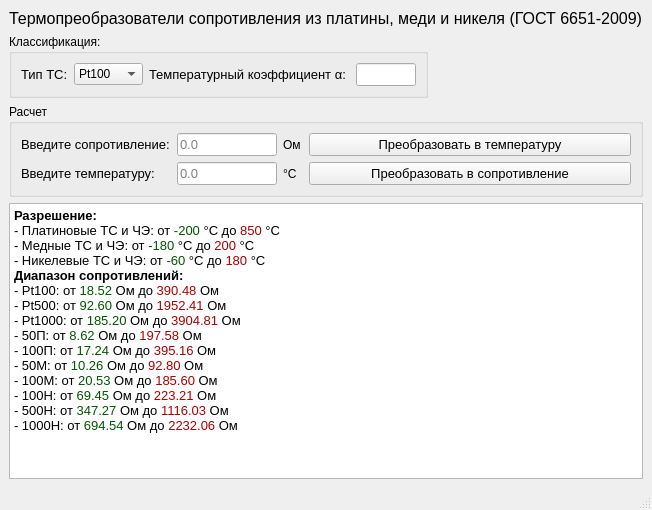
<?xml version="1.0" encoding="UTF-8"?>
<ui version="4.0">
 <class>RTD_Calculator_Resistance_to_Temperature</class>
 <widget class="QMainWindow" name="RTD_Calculator_Resistance_to_Temperature">
  <property name="geometry">
   <rect>
    <x>0</x>
    <y>0</y>
    <width>652</width>
    <height>510</height>
   </rect>
  </property>
  <property name="windowTitle">
   <string>RTD Calculator Resistance to Temperature</string>
  </property>
  <property name="windowIcon">
   <iconset resource="images.qrc">
    <normaloff>:/app4.png</normaloff>:/app4.png</iconset>
  </property>
  <widget class="QWidget" name="centralwidget">
   <layout class="QVBoxLayout" name="verticalLayout_3">
    <item>
     <widget class="QLabel" name="label">
      <property name="font">
       <font>
        <pointsize>12</pointsize>
       </font>
      </property>
      <property name="text">
       <string>Термопреобразователи сопротивления из платины, меди и никеля (ГОСТ 6651-2009)</string>
      </property>
     </widget>
    </item>
    <item>
     <layout class="QHBoxLayout" name="horizontalLayout_2">
      <item>
       <widget class="QGroupBox" name="groupBox">
        <property name="title">
         <string>Классификация:</string>
        </property>
        <layout class="QVBoxLayout" name="verticalLayout">
         <item>
          <layout class="QHBoxLayout" name="horizontalLayout">
           <item>
            <widget class="QLabel" name="label_2">
             <property name="font">
              <font>
               <pointsize>10</pointsize>
              </font>
             </property>
             <property name="text">
              <string>Тип ТС:</string>
             </property>
            </widget>
           </item>
           <item>
            <widget class="QComboBox" name="comboBox_Type">
             <item>
              <property name="text">
               <string>Pt100</string>
              </property>
             </item>
             <item>
              <property name="text">
               <string>Pt500</string>
              </property>
             </item>
             <item>
              <property name="text">
               <string>Pt1000</string>
              </property>
             </item>
             <item>
              <property name="text">
               <string>50П</string>
              </property>
             </item>
             <item>
              <property name="text">
               <string>100П</string>
              </property>
             </item>
             <item>
              <property name="text">
               <string>50М</string>
              </property>
             </item>
             <item>
              <property name="text">
               <string>100М</string>
              </property>
             </item>
             <item>
              <property name="text">
               <string>100Н</string>
              </property>
             </item>
             <item>
              <property name="text">
               <string>500Н</string>
              </property>
             </item>
             <item>
              <property name="text">
               <string>1000Н</string>
              </property>
             </item>
            </widget>
           </item>
           <item>
            <widget class="QLabel" name="label_3">
             <property name="font">
              <font>
               <pointsize>10</pointsize>
              </font>
             </property>
             <property name="text">
              <string>Температурный коэффициент α: </string>
             </property>
            </widget>
           </item>
           <item>
            <widget class="QLineEdit" name="lineEdit_alpha">
             <property name="maximumSize">
              <size>
               <width>60</width>
               <height>16777215</height>
              </size>
             </property>
             <property name="font">
              <font>
               <pointsize>10</pointsize>
              </font>
             </property>
             <property name="text">
              <string/>
             </property>
             <property name="readOnly">
              <bool>true</bool>
             </property>
            </widget>
           </item>
          </layout>
         </item>
        </layout>
       </widget>
      </item>
      <item>
       <spacer name="horizontalSpacer">
        <property name="orientation">
         <enum>Qt::Horizontal</enum>
        </property>
        <property name="sizeHint" stdset="0">
         <size>
          <width>40</width>
          <height>20</height>
         </size>
        </property>
       </spacer>
      </item>
     </layout>
    </item>
    <item>
     <widget class="QGroupBox" name="groupBox_2">
      <property name="title">
       <string>Расчет</string>
      </property>
      <layout class="QVBoxLayout" name="verticalLayout_2">
       <item>
        <layout class="QGridLayout" name="gridLayout">
         <item row="0" column="0">
          <widget class="QLabel" name="label_4">
           <property name="minimumSize">
            <size>
             <width>150</width>
             <height>0</height>
            </size>
           </property>
           <property name="maximumSize">
            <size>
             <width>150</width>
             <height>16777215</height>
            </size>
           </property>
           <property name="font">
            <font>
             <pointsize>10</pointsize>
            </font>
           </property>
           <property name="text">
            <string>Введите сопротивление:</string>
           </property>
          </widget>
         </item>
         <item row="0" column="1">
          <widget class="QLineEdit" name="lineEdit">
           <property name="maximumSize">
            <size>
             <width>100</width>
             <height>16777215</height>
            </size>
           </property>
           <property name="font">
            <font>
             <pointsize>10</pointsize>
            </font>
           </property>
           <property name="placeholderText">
            <string>0.0</string>
           </property>
          </widget>
         </item>
         <item row="1" column="1">
          <widget class="QLineEdit" name="lineEdit_2">
           <property name="maximumSize">
            <size>
             <width>100</width>
             <height>16777215</height>
            </size>
           </property>
           <property name="font">
            <font>
             <pointsize>10</pointsize>
            </font>
           </property>
           <property name="text">
            <string/>
           </property>
           <property name="placeholderText">
            <string>0.0</string>
           </property>
          </widget>
         </item>
         <item row="0" column="3">
          <widget class="QPushButton" name="pushButton">
           <property name="font">
            <font>
             <pointsize>10</pointsize>
            </font>
           </property>
           <property name="text">
            <string>Преобразовать в температуру</string>
           </property>
          </widget>
         </item>
         <item row="1" column="0">
          <widget class="QLabel" name="label_5">
           <property name="minimumSize">
            <size>
             <width>150</width>
             <height>0</height>
            </size>
           </property>
           <property name="maximumSize">
            <size>
             <width>150</width>
             <height>16777215</height>
            </size>
           </property>
           <property name="font">
            <font>
             <pointsize>10</pointsize>
            </font>
           </property>
           <property name="text">
            <string>Введите температуру:</string>
           </property>
          </widget>
         </item>
         <item row="1" column="3">
          <widget class="QPushButton" name="pushButton_2">
           <property name="font">
            <font>
             <pointsize>10</pointsize>
            </font>
           </property>
           <property name="text">
            <string>Преобразовать в сопротивление</string>
           </property>
          </widget>
         </item>
         <item row="0" column="2">
          <widget class="QLabel" name="label_6">
           <property name="maximumSize">
            <size>
             <width>20</width>
             <height>16777215</height>
            </size>
           </property>
           <property name="text">
            <string>Ом</string>
           </property>
          </widget>
         </item>
         <item row="1" column="2">
          <widget class="QLabel" name="label_7">
           <property name="maximumSize">
            <size>
             <width>20</width>
             <height>16777215</height>
            </size>
           </property>
           <property name="text">
            <string>°С</string>
           </property>
          </widget>
         </item>
        </layout>
       </item>
      </layout>
     </widget>
    </item>
    <item>
     <widget class="QTextBrowser" name="textBrowser">
      <property name="html">
       <string>&lt;!DOCTYPE HTML PUBLIC &quot;-//W3C//DTD HTML 4.0//EN&quot; &quot;http://www.w3.org/TR/REC-html40/strict.dtd&quot;&gt;
&lt;html&gt;&lt;head&gt;&lt;meta name=&quot;qrichtext&quot; content=&quot;1&quot; /&gt;&lt;style type=&quot;text/css&quot;&gt;
p, li { white-space: pre-wrap; }
&lt;/style&gt;&lt;/head&gt;&lt;body style=&quot; font-family:'MS Shell Dlg 2'; font-size:8.25pt; font-weight:400; font-style:normal;&quot;&gt;
&lt;p style=&quot; margin-top:0px; margin-bottom:0px; margin-left:0px; margin-right:0px; -qt-block-indent:0; text-indent:0px;&quot;&gt;&lt;span style=&quot; font-size:10pt; font-weight:600;&quot;&gt;Разрешение:&lt;/span&gt;&lt;/p&gt;
&lt;p style=&quot; margin-top:0px; margin-bottom:0px; margin-left:0px; margin-right:0px; -qt-block-indent:0; text-indent:0px;&quot;&gt;&lt;span style=&quot; font-size:10pt;&quot;&gt;- Платиновые ТС и ЧЭ: от &lt;/span&gt;&lt;span style=&quot; font-size:10pt; color:#005500;&quot;&gt;-200&lt;/span&gt;&lt;span style=&quot; font-size:10pt;&quot;&gt; °C до &lt;/span&gt;&lt;span style=&quot; font-size:10pt; color:#aa0000;&quot;&gt;850&lt;/span&gt;&lt;span style=&quot; font-size:10pt;&quot;&gt; °С &lt;/span&gt;&lt;/p&gt;
&lt;p style=&quot; margin-top:0px; margin-bottom:0px; margin-left:0px; margin-right:0px; -qt-block-indent:0; text-indent:0px;&quot;&gt;&lt;span style=&quot; font-size:10pt;&quot;&gt;- Медные ТС и ЧЭ: от &lt;/span&gt;&lt;span style=&quot; font-size:10pt; color:#005500;&quot;&gt;-180&lt;/span&gt;&lt;span style=&quot; font-size:10pt;&quot;&gt; °C до &lt;/span&gt;&lt;span style=&quot; font-size:10pt; color:#aa0000;&quot;&gt;200&lt;/span&gt;&lt;span style=&quot; font-size:10pt;&quot;&gt; °С &lt;/span&gt;&lt;/p&gt;
&lt;p style=&quot; margin-top:0px; margin-bottom:0px; margin-left:0px; margin-right:0px; -qt-block-indent:0; text-indent:0px;&quot;&gt;&lt;span style=&quot; font-size:10pt;&quot;&gt;- Никелевые ТС и ЧЭ: от &lt;/span&gt;&lt;span style=&quot; font-size:10pt; color:#005500;&quot;&gt;-60&lt;/span&gt;&lt;span style=&quot; font-size:10pt;&quot;&gt; °C до &lt;/span&gt;&lt;span style=&quot; font-size:10pt; color:#aa0000;&quot;&gt;180&lt;/span&gt;&lt;span style=&quot; font-size:10pt;&quot;&gt; °С &lt;/span&gt;&lt;/p&gt;
&lt;p style=&quot; margin-top:0px; margin-bottom:0px; margin-left:0px; margin-right:0px; -qt-block-indent:0; text-indent:0px;&quot;&gt;&lt;span style=&quot; font-size:10pt; font-weight:600;&quot;&gt;Диапазон сопротивлений:&lt;/span&gt;&lt;/p&gt;
&lt;p style=&quot; margin-top:0px; margin-bottom:0px; margin-left:0px; margin-right:0px; -qt-block-indent:0; text-indent:0px;&quot;&gt;&lt;span style=&quot; font-size:10pt;&quot;&gt;- Pt100: от &lt;/span&gt;&lt;span style=&quot; font-size:10pt; color:#005500;&quot;&gt;18.52&lt;/span&gt;&lt;span style=&quot; font-size:10pt;&quot;&gt; Ом до &lt;/span&gt;&lt;span style=&quot; font-size:10pt; color:#aa0000;&quot;&gt;390.48&lt;/span&gt;&lt;span style=&quot; font-size:10pt;&quot;&gt; Ом&lt;/span&gt;&lt;/p&gt;
&lt;p style=&quot; margin-top:0px; margin-bottom:0px; margin-left:0px; margin-right:0px; -qt-block-indent:0; text-indent:0px;&quot;&gt;&lt;span style=&quot; font-size:10pt;&quot;&gt;- Pt500: от &lt;/span&gt;&lt;span style=&quot; font-size:10pt; color:#005500;&quot;&gt;92.60&lt;/span&gt;&lt;span style=&quot; font-size:10pt;&quot;&gt; Ом до &lt;/span&gt;&lt;span style=&quot; font-size:10pt; color:#aa0000;&quot;&gt;1952.41&lt;/span&gt;&lt;span style=&quot; font-size:10pt;&quot;&gt; Ом&lt;/span&gt;&lt;/p&gt;
&lt;p style=&quot; margin-top:0px; margin-bottom:0px; margin-left:0px; margin-right:0px; -qt-block-indent:0; text-indent:0px;&quot;&gt;&lt;span style=&quot; font-size:10pt;&quot;&gt;- Pt1000: от &lt;/span&gt;&lt;span style=&quot; font-size:10pt; color:#005500;&quot;&gt;185.20&lt;/span&gt;&lt;span style=&quot; font-size:10pt;&quot;&gt; Ом до &lt;/span&gt;&lt;span style=&quot; font-size:10pt; color:#aa0000;&quot;&gt;3904.81&lt;/span&gt;&lt;span style=&quot; font-size:10pt;&quot;&gt; Ом&lt;/span&gt;&lt;/p&gt;
&lt;p style=&quot; margin-top:0px; margin-bottom:0px; margin-left:0px; margin-right:0px; -qt-block-indent:0; text-indent:0px;&quot;&gt;&lt;span style=&quot; font-size:10pt;&quot;&gt;- 50П: от &lt;/span&gt;&lt;span style=&quot; font-size:10pt; color:#005500;&quot;&gt;8.62&lt;/span&gt;&lt;span style=&quot; font-size:10pt;&quot;&gt; Ом до &lt;/span&gt;&lt;span style=&quot; font-size:10pt; color:#aa0000;&quot;&gt;197.58 &lt;/span&gt;&lt;span style=&quot; font-size:10pt;&quot;&gt;Ом&lt;/span&gt;&lt;/p&gt;
&lt;p style=&quot; margin-top:0px; margin-bottom:0px; margin-left:0px; margin-right:0px; -qt-block-indent:0; text-indent:0px;&quot;&gt;&lt;span style=&quot; font-size:10pt;&quot;&gt;- 100П: от &lt;/span&gt;&lt;span style=&quot; font-size:10pt; color:#005500;&quot;&gt;17.24&lt;/span&gt;&lt;span style=&quot; font-size:10pt;&quot;&gt; Ом до &lt;/span&gt;&lt;span style=&quot; font-size:10pt; color:#aa0000;&quot;&gt;395.16&lt;/span&gt;&lt;span style=&quot; font-size:10pt;&quot;&gt; Ом&lt;/span&gt;&lt;/p&gt;
&lt;p style=&quot; margin-top:0px; margin-bottom:0px; margin-left:0px; margin-right:0px; -qt-block-indent:0; text-indent:0px;&quot;&gt;&lt;span style=&quot; font-size:10pt;&quot;&gt;- 50М: от &lt;/span&gt;&lt;span style=&quot; font-size:10pt; color:#005500;&quot;&gt;10.26&lt;/span&gt;&lt;span style=&quot; font-size:10pt;&quot;&gt; Ом до &lt;/span&gt;&lt;span style=&quot; font-size:10pt; color:#aa0000;&quot;&gt;92.80&lt;/span&gt;&lt;span style=&quot; font-size:10pt;&quot;&gt; Ом&lt;/span&gt;&lt;/p&gt;
&lt;p style=&quot; margin-top:0px; margin-bottom:0px; margin-left:0px; margin-right:0px; -qt-block-indent:0; text-indent:0px;&quot;&gt;&lt;span style=&quot; font-size:10pt;&quot;&gt;- 100М: от &lt;/span&gt;&lt;span style=&quot; font-size:10pt; color:#005500;&quot;&gt;20.53&lt;/span&gt;&lt;span style=&quot; font-size:10pt;&quot;&gt; Ом до &lt;/span&gt;&lt;span style=&quot; font-size:10pt; color:#aa0000;&quot;&gt;185.60&lt;/span&gt;&lt;span style=&quot; font-size:10pt;&quot;&gt; Ом&lt;/span&gt;&lt;/p&gt;
&lt;p style=&quot; margin-top:0px; margin-bottom:0px; margin-left:0px; margin-right:0px; -qt-block-indent:0; text-indent:0px;&quot;&gt;&lt;span style=&quot; font-size:10pt;&quot;&gt;- 100Н: от &lt;/span&gt;&lt;span style=&quot; font-size:10pt; color:#005500;&quot;&gt;69.45&lt;/span&gt;&lt;span style=&quot; font-size:10pt;&quot;&gt; Ом до&lt;/span&gt;&lt;span style=&quot; font-size:10pt; color:#aa0000;&quot;&gt; 223.21&lt;/span&gt;&lt;span style=&quot; font-size:10pt;&quot;&gt; Ом&lt;/span&gt;&lt;/p&gt;
&lt;p style=&quot; margin-top:0px; margin-bottom:0px; margin-left:0px; margin-right:0px; -qt-block-indent:0; text-indent:0px;&quot;&gt;&lt;span style=&quot; font-size:10pt;&quot;&gt;- 500Н: от &lt;/span&gt;&lt;span style=&quot; font-size:10pt; color:#005500;&quot;&gt;347.27&lt;/span&gt;&lt;span style=&quot; font-size:10pt;&quot;&gt; Ом до &lt;/span&gt;&lt;span style=&quot; font-size:10pt; color:#aa0000;&quot;&gt;1116.03&lt;/span&gt;&lt;span style=&quot; font-size:10pt;&quot;&gt; Ом&lt;/span&gt;&lt;/p&gt;
&lt;p style=&quot; margin-top:0px; margin-bottom:0px; margin-left:0px; margin-right:0px; -qt-block-indent:0; text-indent:0px;&quot;&gt;&lt;span style=&quot; font-size:10pt;&quot;&gt;- 1000Н: от &lt;/span&gt;&lt;span style=&quot; font-size:10pt; color:#005500;&quot;&gt;694.54&lt;/span&gt;&lt;span style=&quot; font-size:10pt;&quot;&gt; Ом до &lt;/span&gt;&lt;span style=&quot; font-size:10pt; color:#aa0000;&quot;&gt;2232.06&lt;/span&gt;&lt;span style=&quot; font-size:10pt;&quot;&gt; Ом&lt;/span&gt;&lt;/p&gt;&lt;/body&gt;&lt;/html&gt;</string>
      </property>
     </widget>
    </item>
   </layout>
  </widget>
  <widget class="QMenuBar" name="menubar">
   <property name="geometry">
    <rect>
     <x>0</x>
     <y>0</y>
     <width>652</width>
     <height>21</height>
    </rect>
   </property>
  </widget>
  <widget class="QStatusBar" name="statusbar"/>
 </widget>
 <resources>
  <include location="images.qrc"/>
 </resources>
 <connections/>
</ui>
